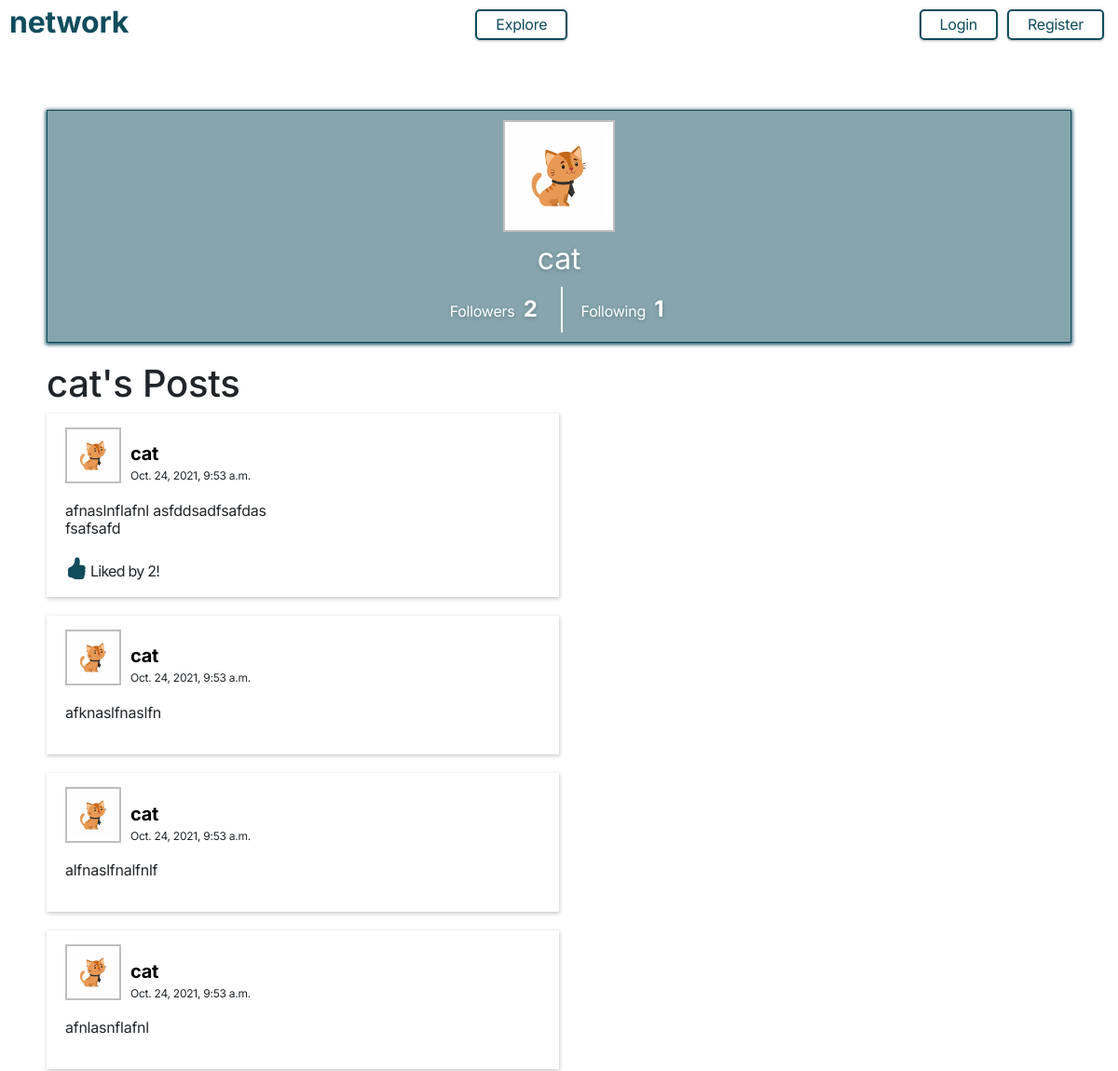
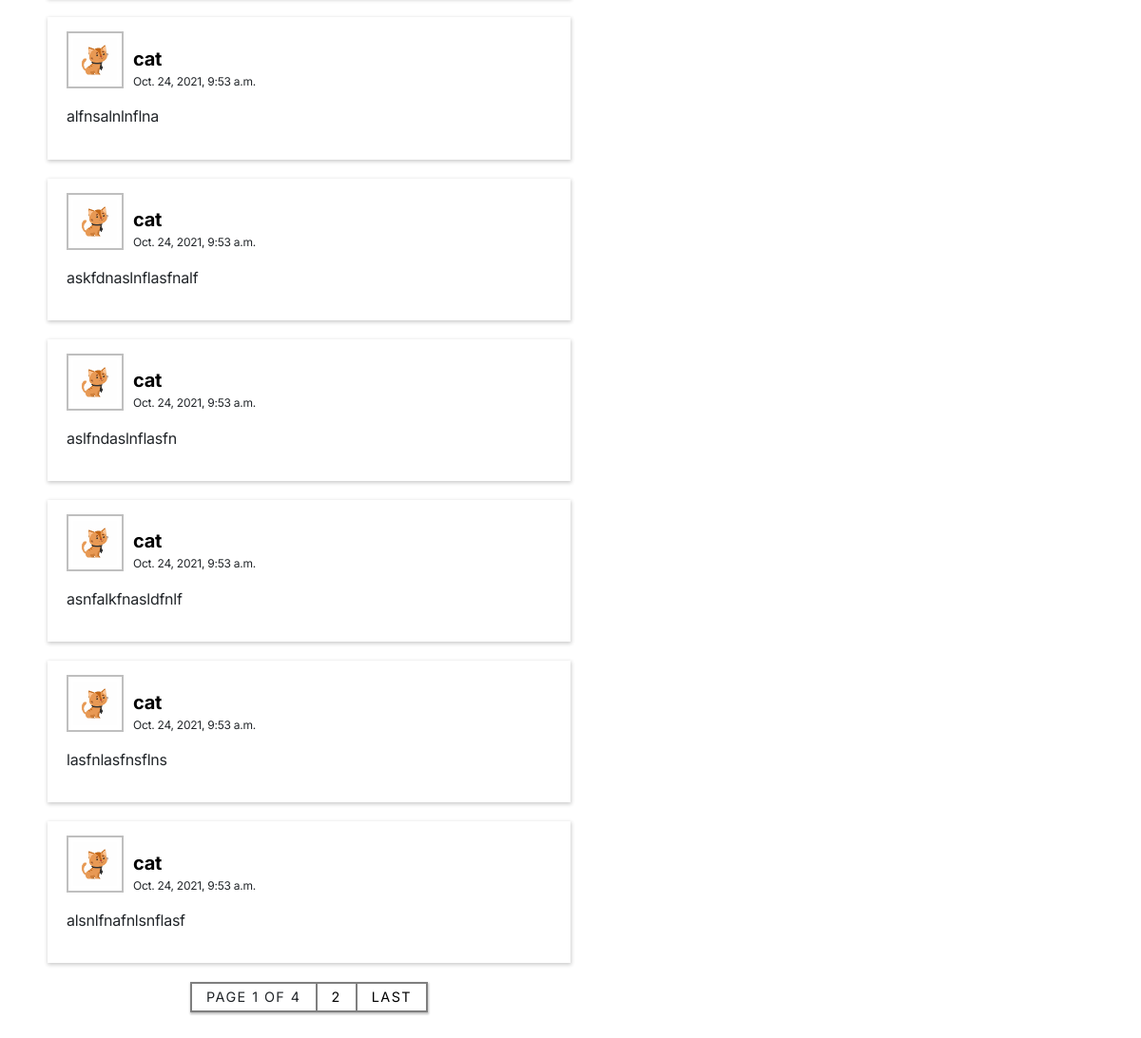
The app's page /profile/cat with its own data (2 pictures, top to bottom).
### network/models.py (models this page shows, shortened)
class User(AbstractUser):
    created_at = models.DateTimeField(auto_now_add=True)
    last_modified_at = models.DateTimeField(auto_now=True)
    followers = models.ManyToManyField('User', related_name="following")
    profile_picture = models.ImageField(upload_to="images/", null=True)
    bio = models.CharField(max_length=512, null=True, blank=True)
    def profile_picture_url(self):
        default_url = "/media/images/default-profile-pic.png"
        if self.profile_picture:
            return self.profile_picture.url
        else:
            return default_url

class Post(models.Model):
    content = models.TextField(null=False, blank=False)
    author = models.ForeignKey(User, on_delete=models.CASCADE, related_name="posts")
    likes = models.ManyToManyField(User, related_name="posts_liked")
    created_at = models.DateTimeField(auto_now_add=True)
    last_modified_at = models.DateTimeField(auto_now=True)

### network/views.py (the view)
# urls.py: path("profile/<str:username>", views.profile, name="profile"),
def profile(request, username):
    try:
        profile = User.objects.get(username=username)
        posts = profile.posts.all().order_by('-created_at')
        paginator = Paginator(posts, 10)
        posts_page = None
        if request.GET.get("page") is None:
            posts_page = paginator.page(1)
        elif int(request.GET.get("page")) not in paginator.page_range:
            return HttpResponse("Page does not exist.")
        else:
            posts_page = paginator.page(int(request.GET.get("page")))
        following = None
        if request.user.is_authenticated:
            following = profile in request.user.following.all()
        for post in posts_page:
            post.like_count = post.likes.all().count
            if request.user.is_authenticated:
                post.user_likes = request.user in post.likes.all()
        return render(request, "network/profile.html", {
        "profile": profile,
        "followers_count": profile.followers.count(),
        "following_count": profile.following.count(),
        "posts_page": posts_page,
        "following": following
        })
    except Exception:
        return HttpResponse("Profile not found.")

### network/templatetags/inclusiontag.py (called while the page is built)
@register.inclusion_tag('network/posts.html', takes_context=True)
def display_posts(context):
    return {"posts_page": context['posts_page'],
            "user": context['user']
            }

### network/templates/network/profile.html (shortened to what this page needs)
{% extends 'network/layout.html' %}
{% block body %}
<div id="profile-page">
	<section id="profile">
		<div class="profile-picture">
			<img src="{{ profile.profile_picture_url }}" />
		</div>
		<div class="username">{{profile.username}}</div>
		<div class="stats">
			<div>Followers <span id="followers-count">{{followers_count}}</span></div>
			<div>Following <span>{{following_count}}</span></div>
		</div>
	</section>
	<section id="posts">
		{% if user.is_authenticated and user.id == profile.id %}
		<h1>Your Posts</h1>
		{% else %}
		<h1>{{profile.username}}'s Posts</h1>
		{% endif %}
		{%if not posts_page%} {%if user.is_authenticated and user.id == profile.id%}
		<div>You have not posted yet.</div>
		{%else%}
		<div>{{profile.username}} has not posted yet.</div>
		{%endif%} {%else%} {%load inclusiontag%} {%display_posts%} {%endif%}
	</section>
</div>
{% endblock %}

### network/templates/network/layout.html (shortened to what this page needs)
{% load static %}
<!DOCTYPE html>
<html lang="en">
	<head>
		<link
			href="https://cdn.jsdelivr.net/npm/bootstrap@5.1.3/dist/css/bootstrap.min.css"
			rel="stylesheet"
		/>
		<link
			rel="stylesheet"
			href="https://cdn.jsdelivr.net/npm/bootstrap-icons@1.6.1/font/bootstrap-icons.css"
		/>
		<link
			rel="stylesheet"
			href="https://cdnjs.cloudflare.com/ajax/libs/cropperjs/1.5.12/cropper.min.css"
		/>
		<link href="{% static 'network/css/styles.css' %}" rel="stylesheet" />
	</head>
	<body>
		<header class="d-flex justify-content-between align-items-end">
			<div id="logo"><a href="{% url 'index' %}">network</a></div>
			<nav>
				<a data-url="index" href="{% url 'index' %}">Explore</a>
			</nav>
			<nav>
				{% if user.is_authenticated %}
				<a data-url="profile" href="{% url 'profile' user %}"
					>{{ user.username }}</a
				>
				<a href="{% url 'logout' %}">Logout</a>
				{% else %}
				<a data-url="login" href="{% url 'login' %}">Login</a>
				<a data-url="register" href="{% url 'register' %}">Register</a>
				{% endif %}
			</nav>
		</header>
		<main class="body">{% block body %} {% endblock %}</main>
	</body>
</html>

### network/templates/network/posts.html (shortened to what this page needs)
<div id="post-cards">
	{% for post in posts_page %}
	<article class="post-card" data-post_id="{{post.id}}">
		<div class="post-top">
			<div class="post-info">
				<a class="profile-picture" href="{% url 'profile' post.author %}">
					<img src="{{post.author.profile_picture_url}}" />
				</a>
				<div>
					<a href="{% url 'profile' post.author %}"> {{post.author}} </a>
					<span>{{post.created_at}}</span>
				</div>
			</div>
		</div>
		<div class="post-content">{{post.content}}</div>
		<div class="post-likes">
			{%if post.like_count > 0%}
			<i class="bi bi-hand-thumbs-up-fill"></i> Liked by {{post.like_count}}!
			{%endif%}
		</div>
	</article>
	{% endfor %}
</div>
<div id="posts-pagination">
	<span>
		<div class="current-page">
			Page {{posts_page.number}} of {{posts_page.paginator.num_pages}}
		</div>
		{%if posts_page.has_next%}
		{%if posts_page.next_page_number != posts_page.paginator.num_pages%}
		<div>
			<a href="?page={{posts_page.next_page_number}}"
				>{{posts_page.next_page_number}}</a
			>
		</div>
		{%endif%}
		<div>
			<a href="?page={{posts_page.paginator.num_pages}}">Last</a>
		</div>
		{% endif %}
	</span>
</div>

### network/static/network/css/styles.css (style rules this page uses)
body { font-family: "Inter", sans-serif; font-size: 16px; letter-spacing: -0.25px; line-height: 1.2; }
a { text-decoration: none; color: black; outline: none; }
header { padding: 5px 10px; }
header #logo a { font-size: 2em; font-weight: 700; color: #0f4c5c; }
header nav { display: flex; }
header nav a { padding: 5px 20px; margin: 0px 5px; border-radius: 5px; color: #0f4c5c; border: 2px solid #0f4c5c; box-shadow: 0px 1px 2px 0.5px rgba(0, 0, 0, 0.2); transition: ease-in-out; transition-duration: 0.2s; }
.body { padding: 50px; }
#post-cards { display: flex; flex-direction: column; gap: 20px; }
#post-cards .post-card { background-color: white; box-shadow: 0px 1px 4px 0.5px rgba(0, 0, 0, 0.2); padding: 10px 20px; }
#post-cards .post-card > div { padding: 5px 0; }
#post-cards .post-card .post-top { display: flex; align-items: flex-end; justify-content: space-between; }
#post-cards .post-card .post-top .post-info { display: flex; align-items: flex-end; gap: 10px; }
#post-cards .post-card .post-top .post-info div { display: flex; flex-direction: column; gap: 5px; }
#post-cards .post-card .post-top .post-info div a { font-weight: 700; font-size: 1.25em; transition: ease-in-out; transition-duration: 0.2s; }
#post-cards .post-card .post-top .post-info div span { font-size: 0.75em; }
#post-cards .post-card .post-top .post-info .profile-picture { border: 2px solid rgba(0, 0, 0, 0.25); height: 60px; width: 60px; padding: 5px; display: flex; justify-content: center; align-items: center; }
#post-cards .post-card .post-top .post-info .profile-picture img { max-height: 100%; max-width: 100%; transition: ease-in-out; transition-duration: 0.2s; }
#post-cards .post-card .post-content { margin: 10px 0; white-space: pre-line; transition: ease-in-out; transition-duration: 5s; }
#post-cards .post-card .post-likes { letter-spacing: -0.75px; }
#post-cards .post-card .post-likes i { color: #0f4c5c; font-size: 1.5em; }
#posts-pagination { margin: 20px 0px; }
#posts-pagination > span { display: flex; width: fit-content; margin: 0px auto; align-items: center; background-color: rgba(0, 0, 0, 0.5); gap: 2px; padding: 2px; box-shadow: 0px 1px 2px 0.5px rgba(0, 0, 0, 0.25); }
#posts-pagination > span > div { display: flex; background-color: white; text-transform: uppercase; font-size: 0.9em; letter-spacing: 0.1em; }
#posts-pagination > span > div a { padding: 5px 15px; transition: ease-in-out; transition-duration: 0.2s; }
#posts-pagination > span .current-page { padding: 5px 15px; }
#profile-page section { margin: 20px 0; min-width: 400px; }
#profile-page #profile { display: flex; flex-direction: column; align-items: center; gap: 10px; padding: 10px 0; color: white; background-color: rgba(15, 76, 92, 0.5); border: 1px solid #0f4c5c; box-shadow: 0px 1px 4px 1px #0f4c5c; text-shadow: 0px 1px 4px rgba(0, 0, 0, 0.25); }
#profile-page #profile .username { font-size: 2em; }
#profile-page #profile .profile-picture { padding: 10px; border: 2px solid rgba(0, 0, 0, 0.25); width: 120px; height: 120px; display: flex; justify-content: center; align-items: center; background-color: white; }
#profile-page #profile .profile-picture img { display: block; max-width: 100%; max-height: 100%; }
#profile-page #profile .stats { display: flex; gap: 2px; background-color: white; }
#profile-page #profile .stats div { background-color: rgba(15, 76, 92, 0.5); padding: 10px 20px; }
#profile-page #profile .stats div span { font-size: 1.5em; margin: 0px 5px; font-weight: 700; }
#profile-page #posts { width: 50%; }

### records on screen
User: profile_picture_url (picture), username "cat"
Post: author.profile_picture_url (picture), author "cat", created_at "Oct. 24, 2021, 9:53 a.m.", content "afnaslnflafnl asfddsadfsafdas fsafsafd", like_count "2"
Post: author.profile_picture_url (picture), author "cat", created_at "Oct. 24, 2021, 9:53 a.m.", content "afknaslfnaslfn"
Post: author.profile_picture_url (picture), author "cat", created_at "Oct. 24, 2021, 9:53 a.m.", content "alfnaslfnalfnlf"
Post: author.profile_picture_url (picture), author "cat", created_at "Oct. 24, 2021, 9:53 a.m.", content "afnlasnflafnl"
Post: author.profile_picture_url (picture), author "cat", created_at "Oct. 24, 2021, 9:53 a.m.", content "alfnsalnlnflna"
Post: author.profile_picture_url (picture), author "cat", created_at "Oct. 24, 2021, 9:53 a.m.", content "askfdnaslnflasfnalf"
Post: author.profile_picture_url (picture), author "cat", created_at "Oct. 24, 2021, 9:53 a.m.", content "aslfndaslnflasfn"
Post: author.profile_picture_url (picture), author "cat", created_at "Oct. 24, 2021, 9:53 a.m.", content "asnfalkfnasldfnlf"
Post: author.profile_picture_url (picture), author "cat", created_at "Oct. 24, 2021, 9:53 a.m.", content "lasfnlasfnsflns"
Post: author.profile_picture_url (picture), author "cat", created_at "Oct. 24, 2021, 9:53 a.m.", content "alsnlfnafnlsnflasf"

### other values on screen
{{ followers_count }} "2"
{{ following_count }} "1"
{{ posts_page.number }} "1"
{{ posts_page.paginator.num_pages }} "4"
{{ posts_page.next_page_number }} "2"
